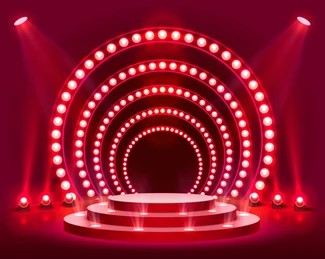
#> input picture Concert Stage Simulation Project/Code/backdrop.jpg, 325 x 259 px
$ python spinal_tap.py
#> lines starting #> are read from the running program, lines starting #| are printed output that depends on the picture
import matplotlib.pyplot as plt
from matplotlib.animation import FuncAnimation
import os
import sys
import importlib

def display_menu():
    print("Choreography Menu:")
    print("1. Choreography 1")
    print("2. Choreography 2")
    print("3. Choreography 3")
    print("0. Exit")

    while True:
        try:
            choice = int(input("Enter your choice: "))
            if 0 <= choice <= 3:
                return choice
            else:
                print("Invalid choice. Please enter a number between 0 and 3.")
        except ValueError:
            print("Invalid input. Please enter a number.")


def setup_plot():
    fig, (ax0, ax1) = plt.subplots(2, 1, gridspec_kw={'height_ratios': [1, 10]}, figsize=(10, 10))

    ax0.set_aspect("equal")
    ax0.fill([0, 500, 500, 0], [0, 0, 50, 50], color="black")
    ax0.set_xlim(0, 500)
    ax0.set_ylim(0, 50)

    ax1.set_aspect("equal")
    ax1.set_xlim(0, 500)
    ax1.set_ylim(0, 500)
    backdrop_image = plt.imread("backdrop.jpg")
#> backdrop_image is the input picture: shape (259, 325, 3); mean R, G, B 142.2, 22.3, 44.8
    ax1.imshow(backdrop_image, extent=[0, 500, 0, 500], alpha=0.5)

    return fig, ax0, ax1


def main():
    fig, ax0, ax1 = setup_plot()

    while True:
        choice = display_menu()

        if choice == 0:
            sys.exit("Exiting...")
        #file name
        module_name = f"choreography{choice}"
        try:
            choreography_module = importlib.import_module(module_name)
        except ModuleNotFoundError:
            print(f"Choreography {choice} is not available.")
            continue

        #  animation object from the choreography script
        animation = choreography_module.animation

        # Call the animation object
        animation(fig, ax0, ax1)

        # Show the plot
        plt.show()
#> this loop made 1 pass; the answer given on pass 1: 1


if __name__ == "__main__":
    main()
#> (the call stopped at in main, `animation(fig, ax0, ax1)`: choreography1 is not available in this run)
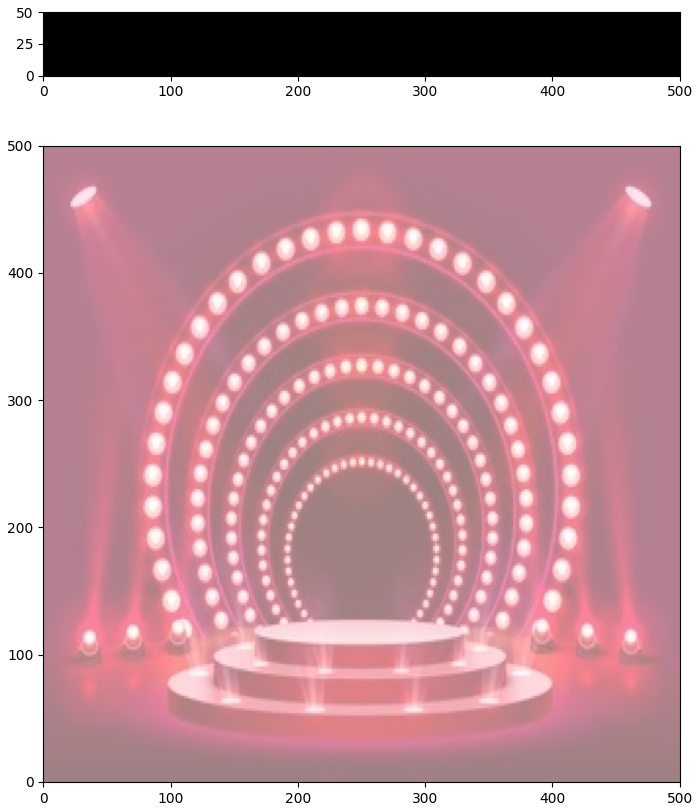
#> figure drawn by matplotlib, 2 panels
